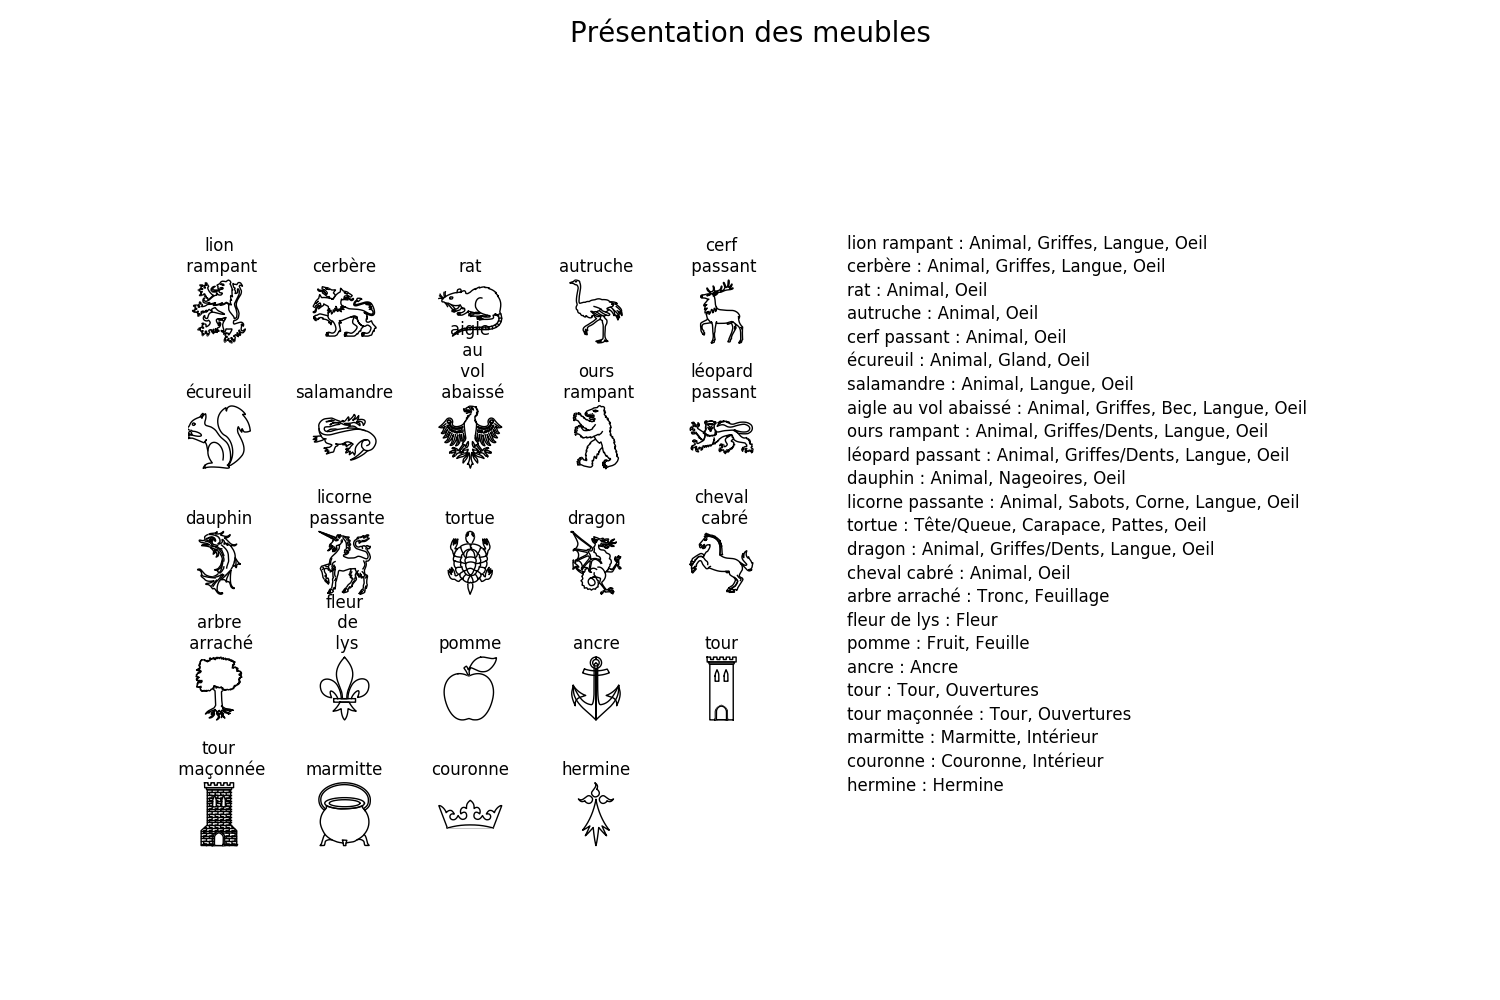

Reproduce this figure in Python.
import ecu
from ecu_constants import *


taille = 80
space = 40
emaux = ["argent"]
liste_meubles = list(meubles.keys())
liste_meubles.sort()
print(liste_meubles)

nbre = len(liste_meubles)//5

fig = plt.figure(figsize=(15, 10), dpi=80)
ax = fig.add_subplot(1, 1, 1)
fig.suptitle("Présentation des meubles",fontsize=20)
for k, animal in enumerate(liste_meubles):
    pos = (k % 5) * (taille+2*space), -(k//5) * (taille+2*space)
    d, _, _ = image(meubles[animal],
                    (taille,taille),
                    pos)            
    draw_polygon(d,emaux)
    ax.text(pos[0], pos[1]+taille/2+10,
            animal.replace(" ", "\n "),
            ha="center", fontsize=12)

for (k, animal) in enumerate(liste_meubles):
    ax.text(5 * (taille + 2*space), taille/2+space-30*k,
            animal + " : " + ", ".join(attributs[animal]),
            ha="left", fontsize=12)
        

plt.axis("equal")
plt.axis([-taille/2,9*(taille+2*space),pos[1]+4*taille,-2*taille])
ax.axis("off")

plt.savefig("presentation_meubles.png")
plt.savefig("presentation_meubles.ps",
            papertype="a4",
            orientation="landscape")
import os
os.system("ps2pdf presentation_meubles.ps")
